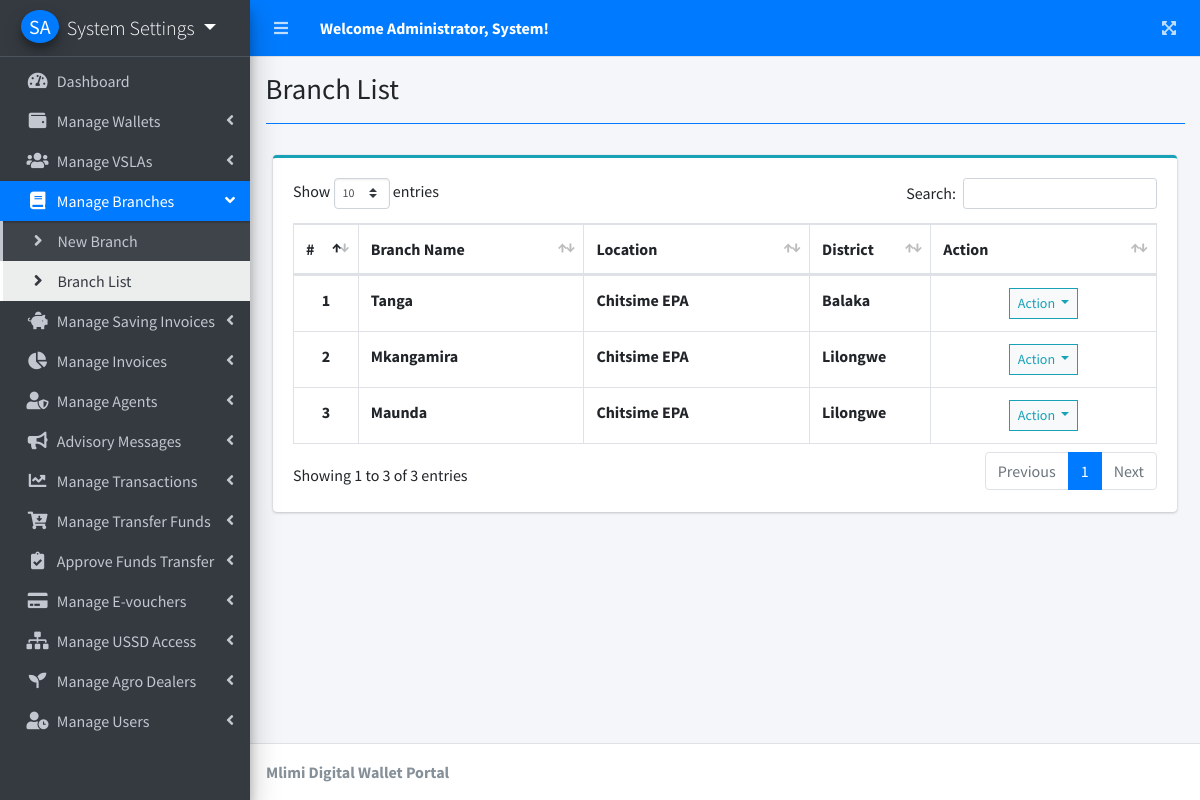
Page /?page=branch_list (signed in) on the committed database.
### tables this page shows
CREATE TABLE `branches` (
  `id` int(30) NOT NULL,
  `branch_name` varchar(100) NOT NULL,
  `location` varchar(255) NOT NULL,
  `district_id` int(30) NOT NULL,
  `date_created` datetime NOT NULL DEFAULT current_timestamp(),
  `date_updated` datetime DEFAULT NULL ON UPDATE current_timestamp()
);

CREATE TABLE `districts` (
  `id` int(30) NOT NULL,
  `name` varchar(100) NOT NULL
);

### branch_list.php (the view, shortened to what this page needs)
<?php include'db_connect.php' ?>
<div class="col-lg-12">
	<div class="card card-outline card-info">
		<div class="card-body">
			<table class="table table-hover table-bordered" id="list">
				<colgroup>
					<col width="5%">
					<col width="20%">
					<col width="20%">
					<col width="10%">
					<col width="20%">
				</colgroup>
				<thead>
					<tr>
						<th>#</th>
						<th>Branch Name</th>
						<th>Location</th>
						<th>District</th>
						<th>Action</th>
					</tr>
				</thead>
				<tbody>
					<?php
					$i = 1;
					$qry = $conn->query("SELECT *, d.name FROM branches AS b JOIN districts AS d ON b.district_id = d.id");
					while($row= $qry->fetch_assoc()):
					?>
					<tr>
						<th class="text-center"><?php echo $i++ ?></th>
						<td><b><?php echo ucwords($row['branch_name']) ?></b></td>
						<td><b><?php echo ucwords($row['location']) ?></b></td>
						<td><b><?php echo $row['name'] ?></b></td>
						<td class="text-center">
							<button type="button" class="btn btn-default btn-sm btn-flat border-info wave-effect text-info dropdown-toggle" data-toggle="dropdown" aria-expanded="true">
		                      Action
		                    </button>
						</td>
					</tr>
				<?php endwhile; ?>
				</tbody>
			</table>
		</div>
	</div>
</div>

### rows in the picture
branches: branch_name "Tanga", location "Chitsime EPA", district.name "Balaka"
branches: branch_name "Mkangamira", location "Chitsime EPA", district.name "Lilongwe"
branches: branch_name "Maunda", location "Chitsime EPA", district.name "Lilongwe"

### other values in the picture
$_SESSION['login_name'] "Administrator, System"
$title "Branch List"
